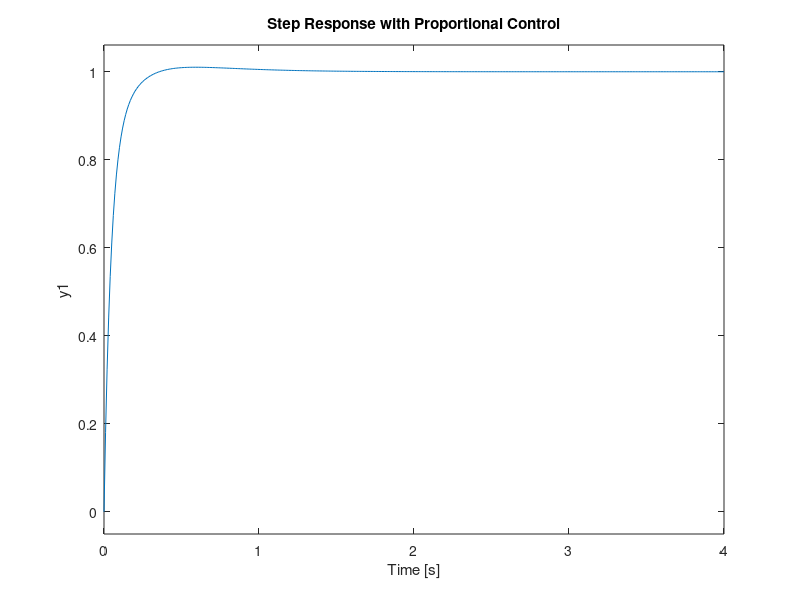

The MATLAB source for this figure:
%% DC motor modelling 
J = 0.01;
b = 0.1;
K = 0.01;
R = 1;
L = 0.5;
s = tf('s');
P_motor = K/((J*s+b)*(L*s+R)+K^2);

motor_ss = ss(P_motor);

rP_motor = 0.1/(0.5*s+1);

% linearSystemAnalyzer(P_motor)
Kp = 100;
kd = 10;
ki = 200;
C = pid(Kp, ki, kd);
sys_cl = feedback(C*P_motor,1);

t = 0:0.01:4;
step(sys_cl,t)
grid
title('Step Response with Proportional Control')
         
